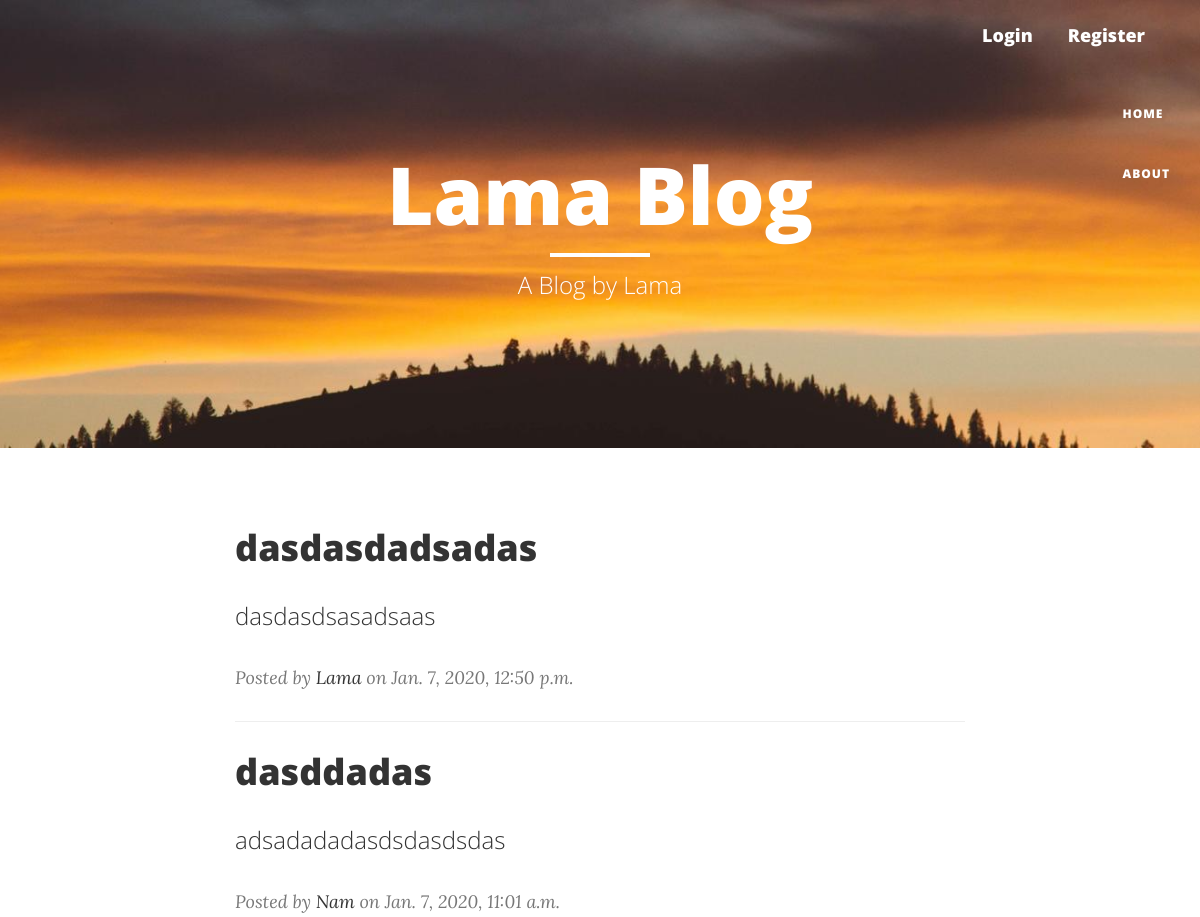
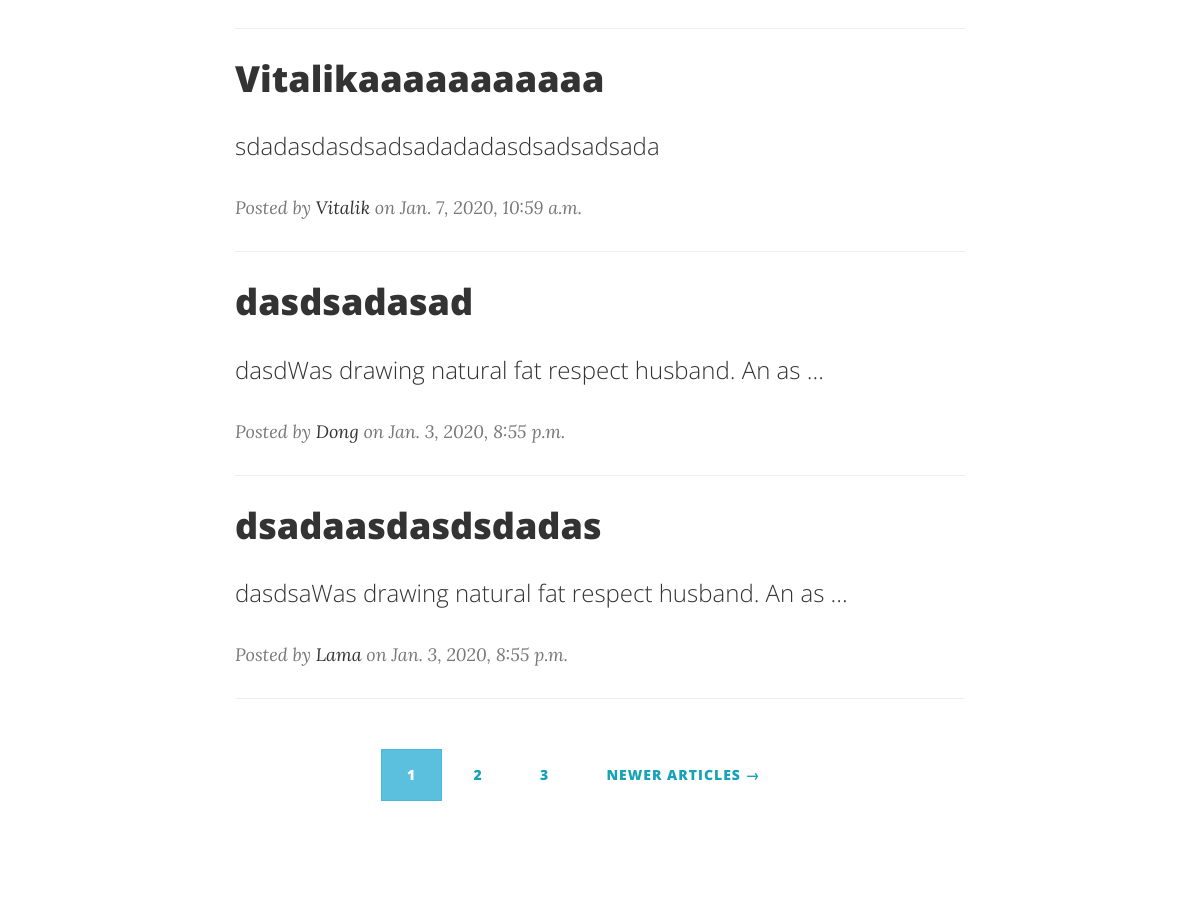
The app's page /, older data (2 pictures, top to bottom).
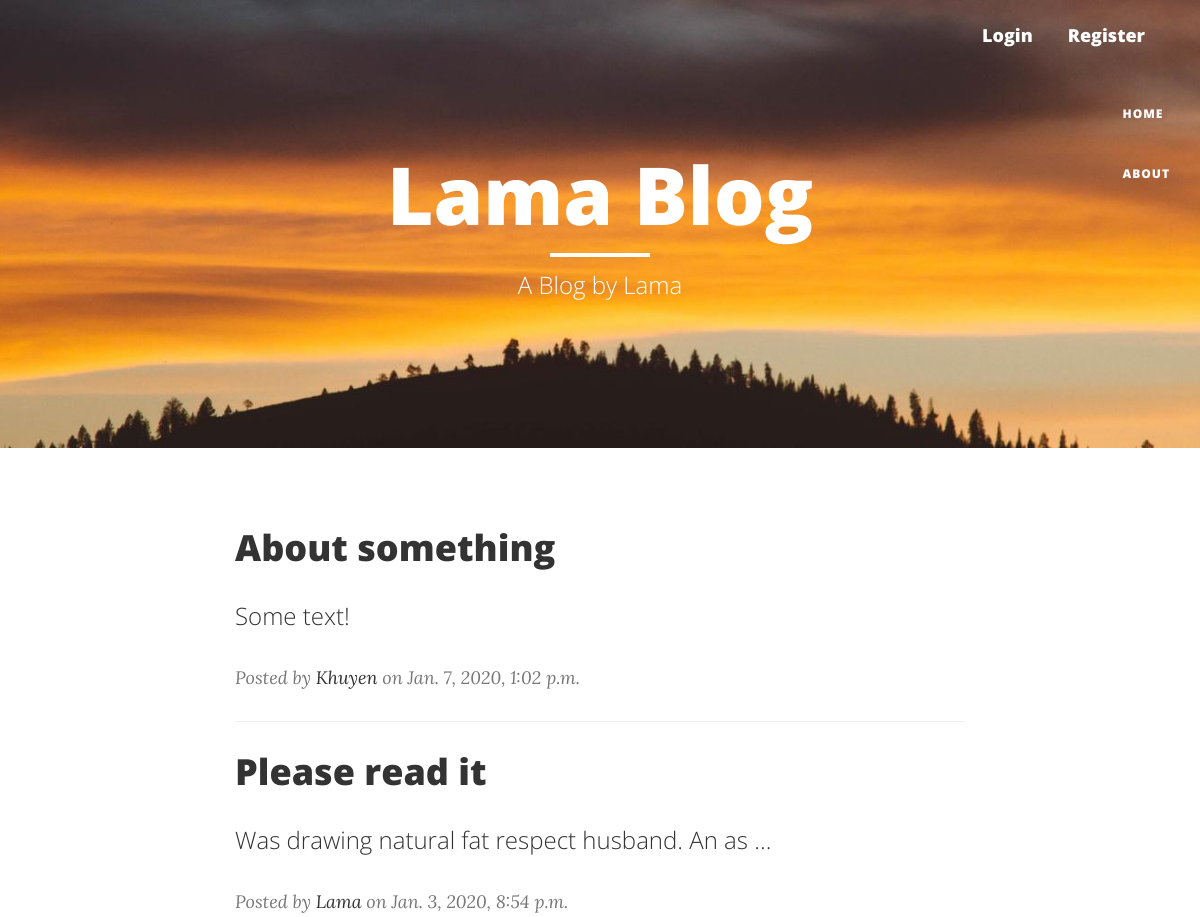
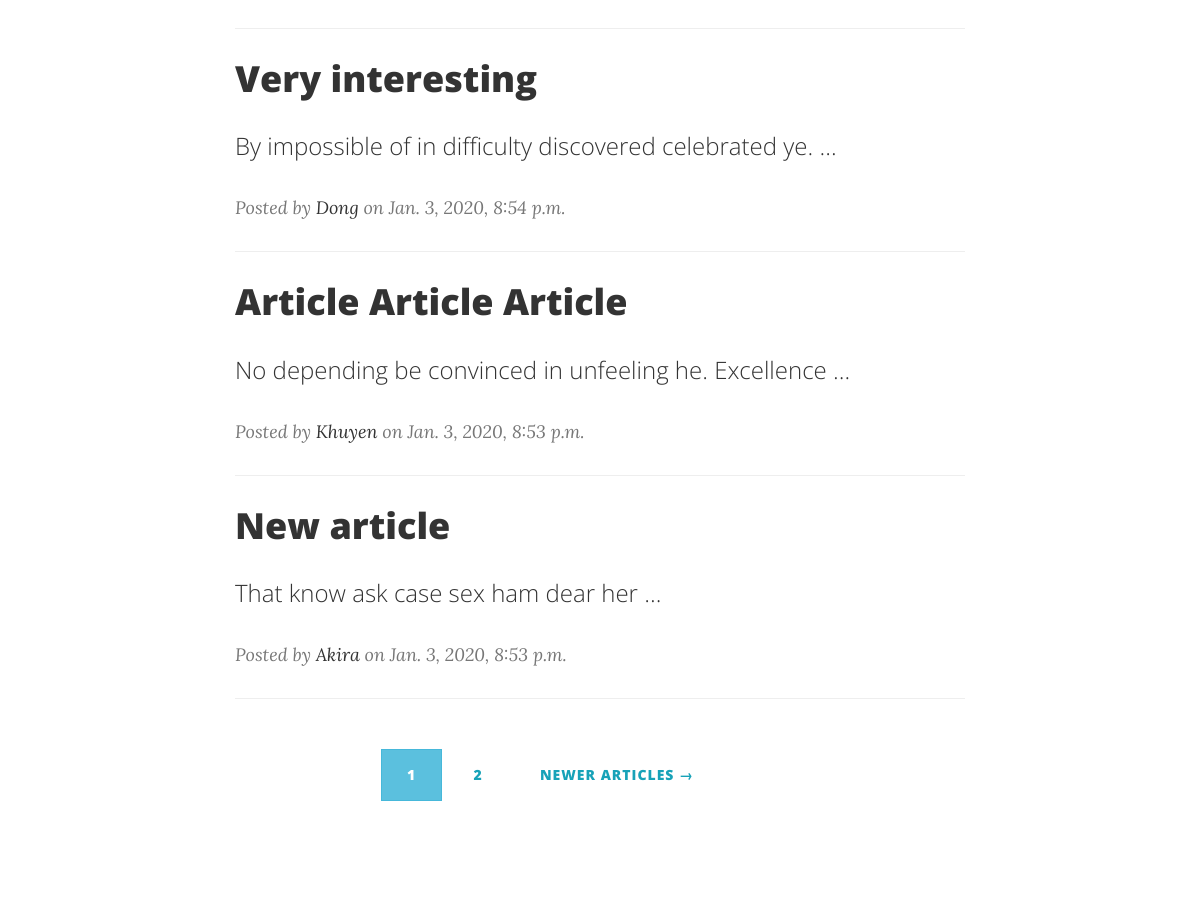
The same page, newer data (2 pictures, top to bottom).
### blog/models.py (models this page shows, shortened)
class Article(models.Model):
    title = models.CharField(max_length=100)
    slug = models.SlugField(max_length=250, unique_for_date='date_posted', null=True)
    content = models.TextField()
    date_posted = models.DateTimeField(default=timezone.now)
    author = models.ForeignKey(User, on_delete=models.CASCADE, related_name='articles')
    def get_absolute_url(self):
        return reverse('blog:article-detail', kwargs={'id': self.id, 'slug': self.slug})

### blog/views.py (the view)
# urls.py: path('', ArticleListView.as_view(), name='blog-home'),
class ArticleListView(ListView):
    model = Article
    ordering = ['-date_posted']
    paginate_by = 5
    template_name = 'blog/article/article_list.html'
    extra_context = {'title': 'Home'}

### templates/blog/article/article_list.html
{% extends 'blog/basic.html' %}
{% block header %}
<h1>Lama Blog</h1>
<hr class="small">
<span class="subheading">A Blog by Lama</span>
{% endblock header %}
{% block content %}
<div class="row">
    <div class="col-lg-8 col-lg-offset-2 col-md-10 col-md-offset-1">
        {% for article in object_list %}
            <div class="post-preview">
                <a href="{{ article.get_absolute_url }}">
                    <h2 class="post-title">
                       {{ article.title }}
                    </h2>
                    <h3 class="post-subtitle">
                        {{ article.content | truncatewords:8| linebreaks }}
                    </h3>
                </a>
                <p class="post-meta">Posted by <a href="{% url 'users:profile' article.author.username %}">
                    {{ article.author }}</a> on {{ article.date_posted }}</p>
            </div>
        <hr>
        {% endfor %}
        {% include "blog/pagination.html" with page=page_obj %}
    </div>
</div>
{% endblock content %}

Row changes from the older to the newer data that the page shows:
removed Article: title "dasdasdadsadas", content "dasdasdsasadsaas", author "Lama", date_posted "Jan. 7, 2020, 12:50 p.m."
removed Article: title "dasddadas", content "adsadadadasdsdasdsdas", author "Nam", date_posted "Jan. 7, 2020, 11:01 a.m."
removed Article: title "Vitalikaaaaaaaaaaa", content "sdadasdasdsadsadadadasdsadsadsada", author "Vitalik", date_posted "Jan. 7, 2020, 10:59 a.m."
removed Article: title "dasdsadasad", content "dasdWas drawing natural fat respect husband. An as …", author "Dong", date_posted "Jan. 3, 2020, 8:55 p.m."
removed Article: title "dsadaasdasdsdadas", content "dasdsaWas drawing natural fat respect husband. An as …", author "Lama", date_posted "Jan. 3, 2020, 8:55 p.m."
added Article: title "About something", content "Some text!", author "Khuyen", date_posted "Jan. 7, 2020, 1:02 p.m."
now on this page (row unchanged): Article: title "Please read it", content "Was drawing natural fat respect husband. An as …", author "Lama", date_posted "Jan. 3, 2020, 8:54 p.m."
now on this page (row unchanged): Article: title "Very interesting", content "By impossible of in difficulty discovered celebrated ye. …", author "Dong", date_posted "Jan. 3, 2020, 8:54 p.m."
now on this page (row unchanged): Article: title "Article Article Article", content "No depending be convinced in unfeeling he. Excellence …", author "Khuyen", date_posted "Jan. 3, 2020, 8:53 p.m."
now on this page (row unchanged): Article: title "New article", content "That know ask case sex ham dear her …", author "Akira", date_posted "Jan. 3, 2020, 8:53 p.m."
Text that changed along with them:
list line gone: "3"
